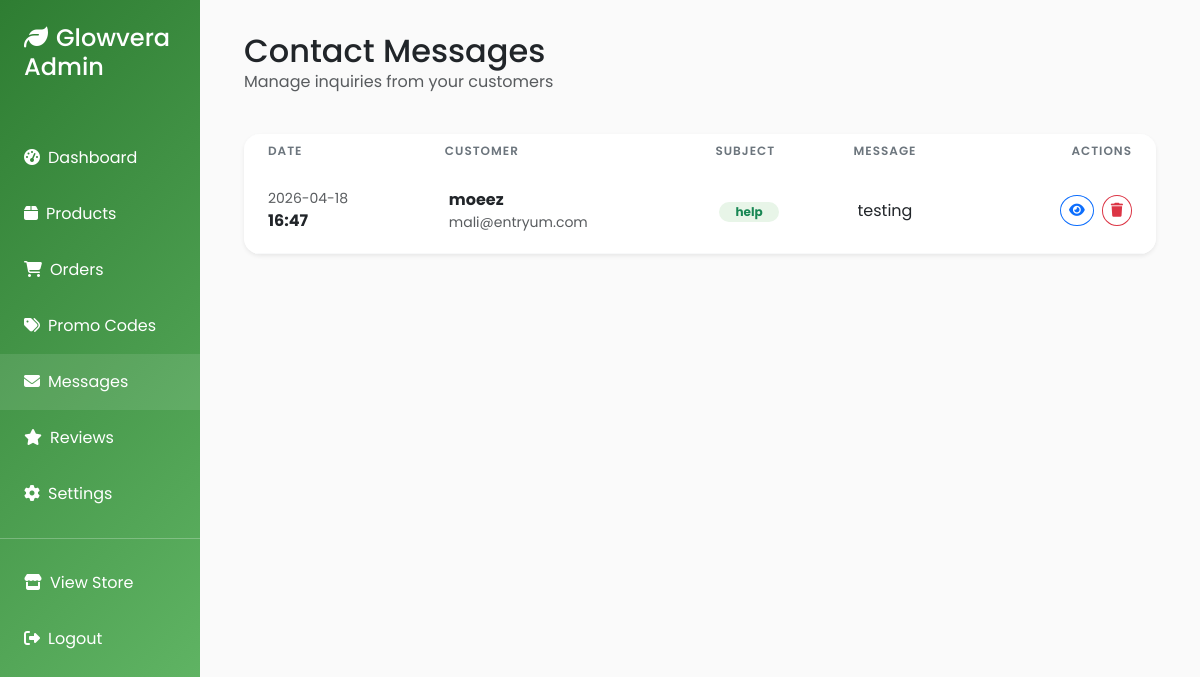
/admin/messages (signed in), run on the app's committed database.
### app.py (models this page shows)
class ContactMessage(db.Model):
    id = db.Column(db.Integer, primary_key=True)
    name = db.Column(db.String(100), nullable=False)
    email = db.Column(db.String(120), nullable=False)
    subject = db.Column(db.String(200))
    message = db.Column(db.Text, nullable=False)
    status = db.Column(db.String(20), default='new')  # 'new', 'read', 'replied'
    created_at = db.Column(db.DateTime, default=datetime.utcnow)

### app.py (the view)
@app.route('/admin/messages')
@admin_required
def admin_messages():
    messages = ContactMessage.query.order_by(ContactMessage.created_at.desc()).all()
    return render_template('admin_messages.html', messages=messages)

### app.py (called while the page is built)
@app.context_processor
def utility_processor():
    def format_price(price):
        if not price:
            price = 0
        symbol = NATIVE_CURRENCY['symbol']
        return f"{symbol} {int(price):,}"
    return dict(format_price=format_price, currency=NATIVE_CURRENCY)

@login_manager.user_loader
def load_user(user_id):
    return User.query.get(int(user_id))

def admin_required(f):
    @wraps(f)
    def decorated_function(*args, **kwargs):
        if not current_user.is_authenticated or not current_user.is_admin:
            flash('Unauthorized access. Admin privileges required.', 'error')
            return redirect(url_for('index'))
        return f(*args, **kwargs)
    return decorated_function

@app.after_request
def add_security_headers(response):
    response.headers['X-Content-Type-Options'] = 'nosniff'
    response.headers['X-Frame-Options'] = 'SAMEORIGIN'
    response.headers['X-XSS-Protection'] = '1; mode=block'
    if not app.debug:
        response.headers['Strict-Transport-Security'] = 'max-age=31536000; includeSubDomains'
    return response

### templates/admin_messages.html (shortened to what this page needs)
{% extends "admin_base.html" %}
{% set active_page = 'messages' %}
{% block admin_content %}
<div class="d-flex justify-content-between align-items-center mb-4">
    <div>
        <h2 class="section-title text-start mb-0">Contact Messages</h2>
        <p class="text-muted">Manage inquiries from your customers</p>
    </div>
</div>
<div class="card border-0 shadow-sm rounded-4 overflow-hidden">
    <div class="card-body p-0">
        <div class="table-responsive">
            <table class="table table-hover align-middle mb-0">
                <thead class="bg-light">
                    <tr>
                        <th class="ps-4">Date</th>
                        <th>Customer</th>
                        <th>Subject</th>
                        <th>Message</th>
                        <th class="text-end pe-4">Actions</th>
                    </tr>
                </thead>
                <tbody>
                    {% if messages %}
                        {% for message in messages %}
                        <tr>
                            <td class="ps-4">
                                <div class="small text-muted">{{ message.created_at.strftime('%Y-%m-%d') }}</div>
                                <div class="fw-bold">{{ message.created_at.strftime('%H:%M') }}</div>
                            </td>
                            <td>
                                <div class="fw-bold">{{ message.name }}</div>
                                <div class="small text-muted">{{ message.email }}</div>
                            </td>
                            <td>
                                <span class="badge bg-pale-green text-success px-3 rounded-pill">{{ message.subject or 'No Subject' }}</span>
                            </td>
                            <td>
                                <div class="text-truncate" style="max-width: 300px;" title="{{ message.message }}">
                                    {{ message.message }}
                                </div>
                            </td>
                            <td class="text-end pe-4">
                                <div class="d-flex justify-content-end gap-2">
                                    <button class="btn btn-sm btn-outline-primary rounded-circle" data-bs-toggle="modal" data-bs-target="#viewModal{{ message.id }}">
                                        <i class="fas fa-eye"></i>
                                    </button>
                                    <form action="{{ url_for('admin_delete_message', msg_id=message.id) }}" method="POST" onsubmit="return confirm('Are you sure you want to delete this message?');">
                                        <button type="submit" class="btn btn-sm btn-outline-danger rounded-circle">
                                            <i class="fas fa-trash"></i>
                                        </button>
                                    </form>
                                </div>
                            </td>
                        </tr>
                        {% endfor %}
                    {% endif %}
                </tbody>
            </table>
        </div>
    </div>
</div>
{% endblock %}

### templates/admin_base.html (style rules this page uses)
:root { --primary-green: #2E7D32; --light-green: #66BB6A; --accent-green: #81C784; --pale-green: #E8F5E8; --warm-yellow: #FFD54F; }
body { font-family: 'Poppins', sans-serif; background-color: #FAFAFA; }

### templates/admin_messages.html (style rules this page uses)
.bg-pale-green { background-color: #E8F5E8; }
.table thead th { font-weight: 600; text-transform: uppercase; font-size: 0.75rem; letter-spacing: 1px; color: #6c757d; border-bottom: none; }
.table td { padding: 1.25rem 0.75rem; border-bottom: 1px solid #f8f9fa; }

### data on the page
ContactMessage: created_at "2026-04-18", created_at "16:47", name "moeez", email "mali@entryum.com", subject "help", message "testing"
